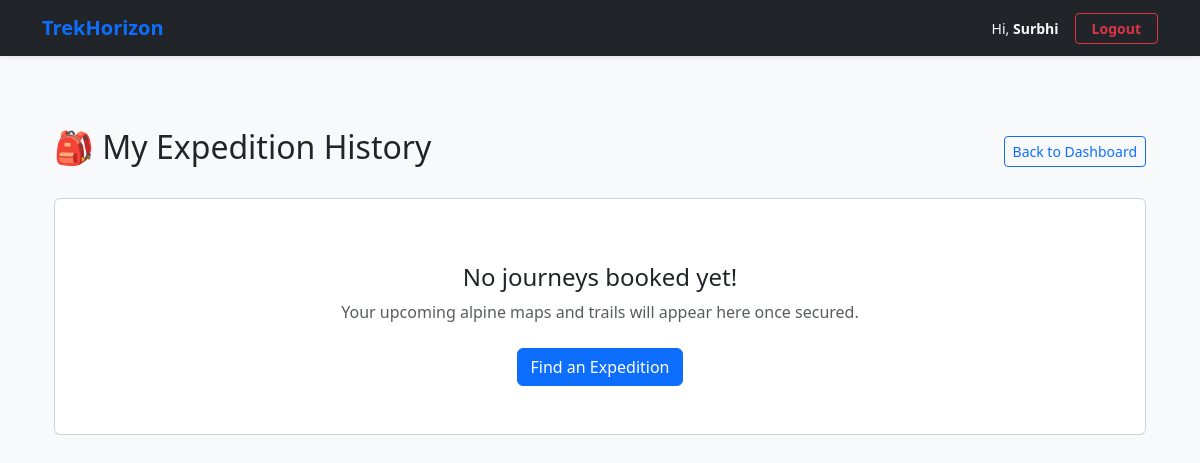
Page /my-bookings (signed in) on the earlier database version.
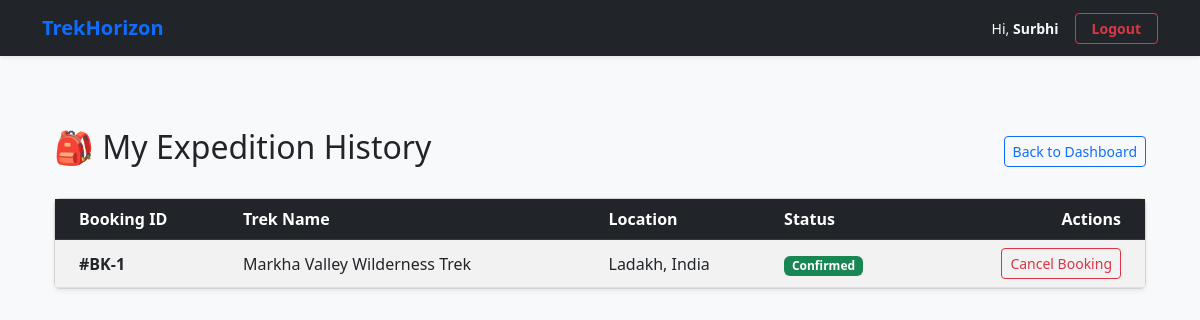
Same page on the later database version.
### models.py (models this page shows)
class Booking(db.Model):
    booking_id = db.Column(db.Integer, primary_key=True, autoincrement=True)
    user_id = db.Column(db.Integer, db.ForeignKey('user.user_id'), nullable=False)
    trek_id = db.Column(db.Integer, db.ForeignKey('trek.trek_id'), nullable=False)
    booking_date = db.Column(db.DateTime, default=datetime.utcnow)
    status = db.Column(db.Enum('Booked', 'Cancelled', 'Completed', name='booking_status'), nullable=False, default='Booked')

class Trek(db.Model):
    trek_id = db.Column(db.Integer, primary_key=True, autoincrement=True)
    trek_name = db.Column(db.String(150), nullable=False)
    location = db.Column(db.String(150), nullable=False)
    difficulty = db.Column(db.Enum('Easy', 'Moderate', 'Hard', name='trek_difficulty'), nullable=False)
    duration_days = db.Column(db.Integer, nullable=False)
    available_slots = db.Column(db.Integer, nullable=False)
    max_slots = db.Column(db.Integer, nullable=False)
    start_date = db.Column(db.Date, nullable=False)
    end_date = db.Column(db.Date, nullable=False)
    status = db.Column(db.Enum('Pending', 'Approved', 'Open', 'Closed', 'Completed', name='trek_status'), nullable=False)
    assigned_staff_id = db.Column(db.Integer, db.ForeignKey('user.user_id'), nullable=True)
    cost_per_person = db.Column(db.Float, nullable=False, default=0.0)
    meeting_point = db.Column(db.String(255), nullable=True)
    description = db.Column(db.Text, nullable=True)
    bookings = db.relationship('Booking', backref='trek', lazy=True)

### routes/user.py (the view)
@app.route('/my-bookings')
def booking_history():
    if 'user_id' not in session:
        return redirect('/login')
    logged_in_user_id = session['user_id']
    current_user = User.query.get(logged_in_user_id)
    if not current_user or session.get('user_role') != 'Trekker':
        return "Access Forbidden", 403
    user_bookings = Booking.query.filter_by(user_id=logged_in_user_id).all()
    return render_template('booking_history.html', bookings=user_bookings, user=current_user)

### templates/booking_history.html (shortened to what this page needs)
{% extends "base.html" %}
{% block content %}
<div class="container mt-5">
    <div class="d-flex justify-content-between align-items-center mb-4">
        <h2>🎒 My Expedition History</h2>
        <a href="/dashboard" class="btn btn-outline-primary btn-sm">Back to Dashboard</a>
    </div>
    {% if not bookings %}
    <div class="card p-5 text-center border-dashed">
        <h4>No journeys booked yet!</h4>
        <p class="text-muted">Your upcoming alpine maps and trails will appear here once secured.</p>
        <div class="mt-2">
            <a href="/explore-treks" class="btn btn-primary">Find an Expedition</a>
        </div>
    </div>
    {% else %}
    <div class="card shadow-sm">
        <div class="card-body p-0">
            <table class="table table-hover table-striped mb-0 align-middle">
                <thead class="table-dark">
                    <tr>
                        <th scope="col" class="ps-4">Booking ID</th>
                        <th scope="col">Trek Name</th>
                        <th scope="col">Location</th>
                        <th scope="col">Status</th>
                        <th scope="col" class="text-end pe-4">Actions</th> </tr>
                </thead>
                <tbody>
                    {% for booking in bookings %}
                    <tr>
                        <td class="fw-bold ps-4">#BK-{{ booking.booking_id }}</td>
                        <td>{{ booking.trek.trek_name }}</td>
                        <td>{{ booking.trek.location }}</td>
                        <td>
                            {% if booking.status == 'Booked' %}
                            <span class="badge bg-success">Confirmed</span>
                            {% elif booking.status == 'Cancelled' %}
                            <span class="badge bg-danger">Cancelled</span>
                            {% else %}
                            <span class="badge bg-secondary">{{ booking.status }}</span>
                            {% endif %}
                        </td>
                        <td class="text-end pe-4">
                            {% if booking.status == 'Booked' %}
                            <form action="/cancel-booking/{{ booking.booking_id }}" method="POST" class="d-inline" onsubmit="return confirm('Are you sure you want to cancel this booking?');">
                                <button type="submit" class="btn btn-outline-danger btn-sm">Cancel Booking</button>
                            </form>
                            {% else %}
                            <button class="btn btn-sm btn-light text-muted" disabled>No Actions Available</button>
                            {% endif %}
                        </td>
                    </tr>
                    {% endfor %}
                </tbody>
            </table>
        </div>
    </div>
    {% endif %}
</div>
{% endblock %}

Differences in the rows shown:
added Booking: booking_id "1", trek.trek_name "Markha Valley Wilderness Trek", trek.location "Ladakh, India", status "Confirmed"
Other differences:
text no longer shown: "No journeys booked yet! Your upcoming alpine maps and trails will appear here once secured. Find an Expedition"
text now shown: "Booking ID Trek Name Location Status Actions"
